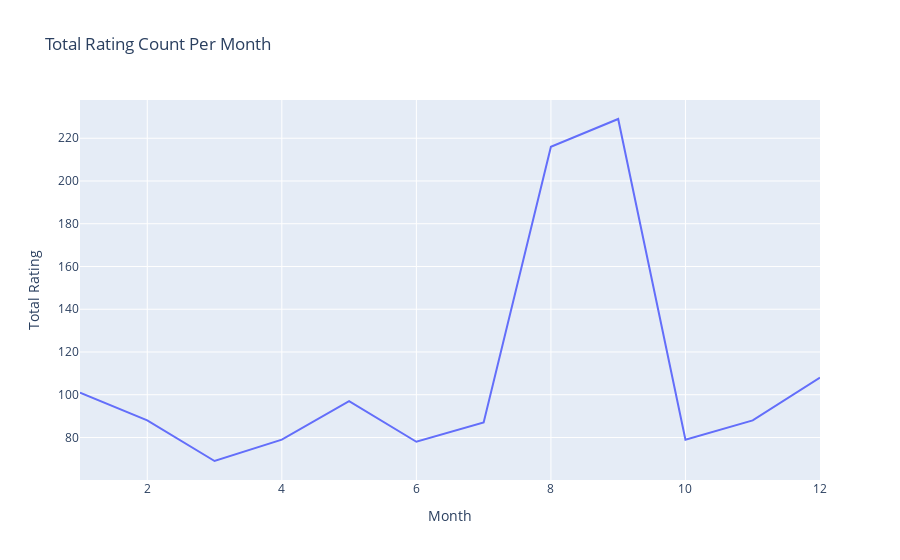

The cell this chart's notebook holds for it:
### Code cell
annual_rating = df_clean.groupby(['Month'])['Rating'].sum().reset_index()

# Create a line chart
fig = px.line(
    annual_rating,
    x='Month',
    y='Rating',
    labels={'Month': 'Month', 'Rating': 'Total Rating'},
    title='Total Rating Count Per Month'
)

fig.show()

### Figure 1 — Plotly figure (JSON) as saved in the notebook; plotly's stock layout.template omitted (floating-point values rounded to 4 significant figures)
{"data": [{"hovertemplate": "Month=%{x}<br>Total Rating=%{y}<extra></extra>", "legendgroup": "", "line": {"color": "#636efa", "dash": "solid"}, "marker": {"symbol": "circle"}, "mode": "lines", "name": "", "orientation": "v", "showlegend": false, "type": "scatter", "x": [1, 2, 3, 4, 5, 6, 7, 8, 9, 10, 11, 12], "xaxis": "x", "y": [101, 88, 69, 79, 97, 78, 87, 216, 229, 79, 88, 108], "yaxis": "y"}], "layout": {"legend": {"tracegroupgap": 0}, "title": {"text": "Total Rating Count Per Month"}, "xaxis": {"anchor": "y", "domain": [0, 1], "title": {"text": "Month"}}, "yaxis": {"anchor": "x", "domain": [0, 1], "title": {"text": "Total Rating"}}}}
